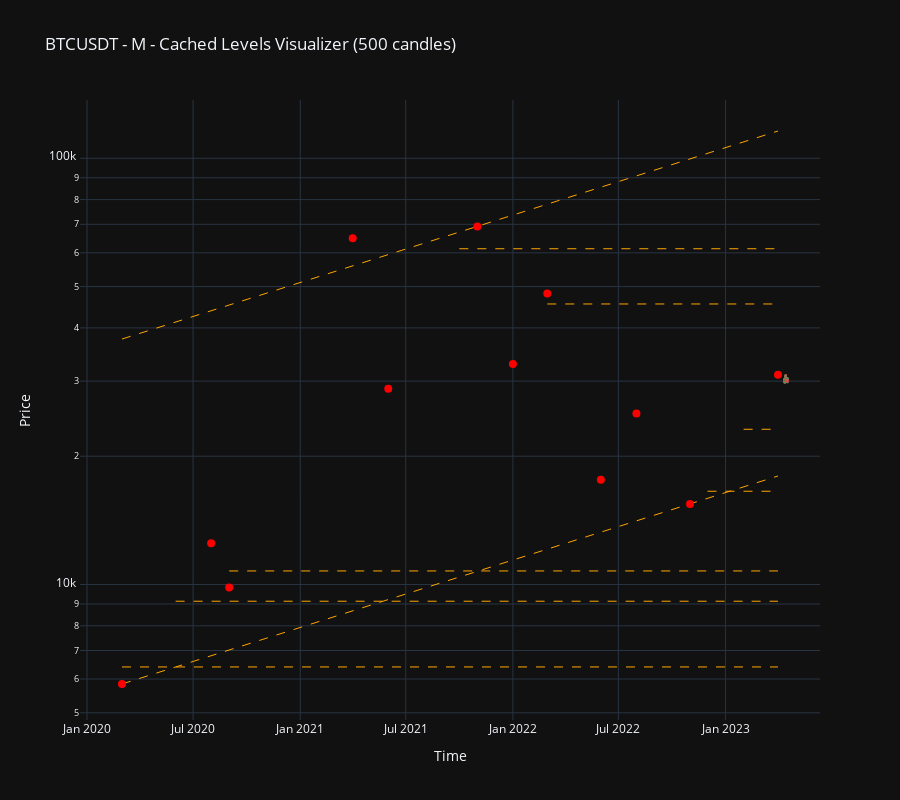
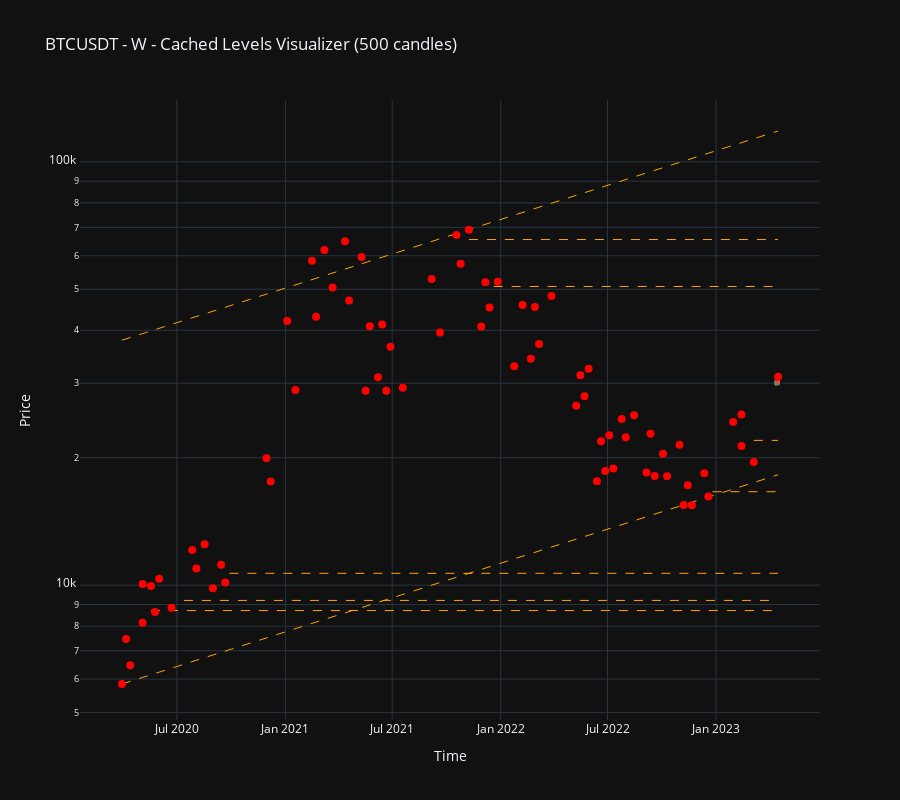
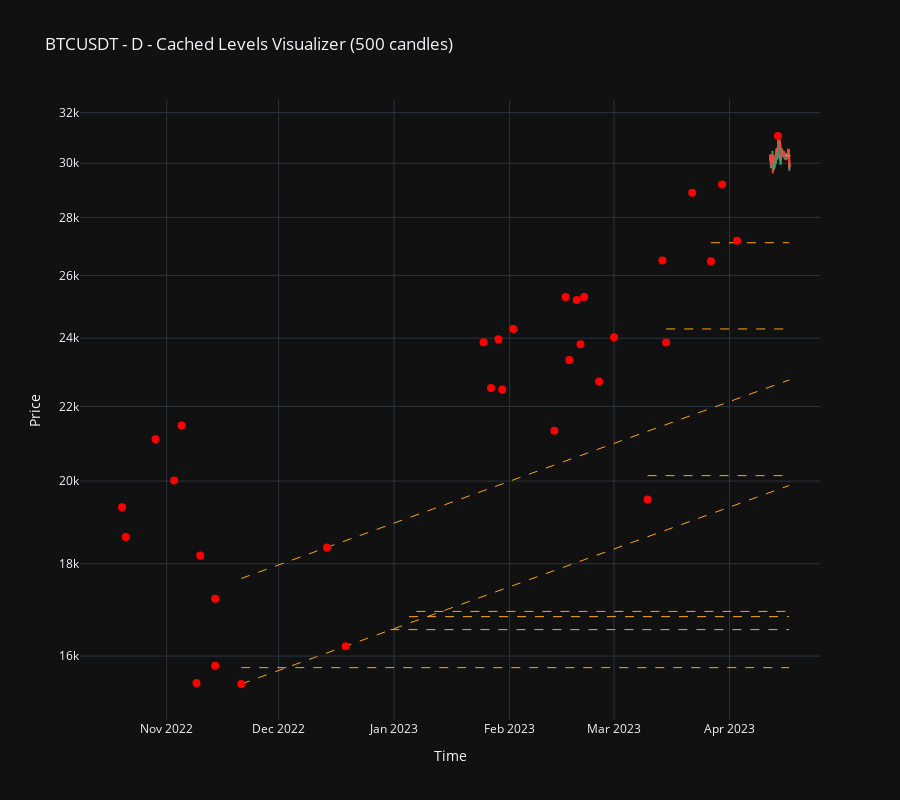
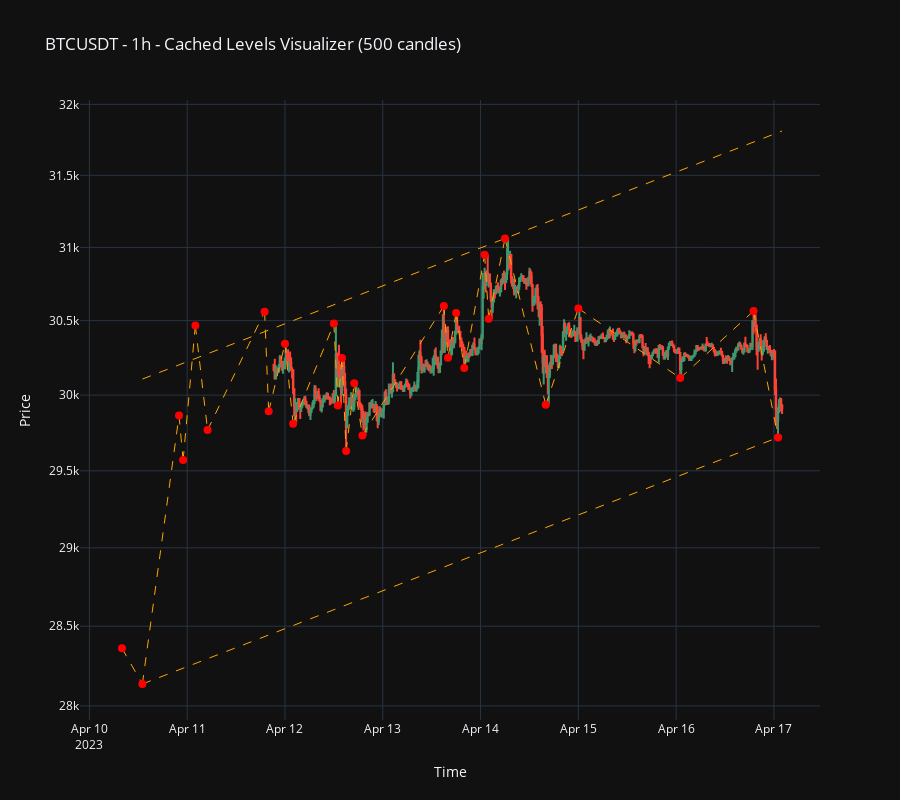

Here is the notebook cell these charts were saved with, in order:
### Code cell
# Visualize different segments of the cached data
print("🎯 Visualizing cached levels data...")

# Get the last 500 candles for visualization
segment_size = 500
last_segment = df.tail(segment_size)

print(f"📊 Visualizing last {len(last_segment)} candles:")
print(f"   Date range: {last_segment['datetime'].iloc[0]} to {last_segment['datetime'].iloc[-1]}")
print(f"   Price range: ${last_segment['low'].min():,.2f} - ${last_segment['high'].max():,.2f}")

# Check what timeframes are available in the last row
last_levels = json.loads(df['levels_json'].iloc[-1])
available_timeframes = list(last_levels.keys())
print(f"   Available timeframes: {available_timeframes}")

# Visualize each available timeframe
for tf in available_timeframes:
    print(f"\n🔍 Visualizing {tf} timeframe levels...")
    try:
        visualize_cached_data(last_segment, timeframe=tf, useLogScale=True)
    except Exception as e:
        print(f"❌ Error visualizing {tf}: {e}")
        import traceback
        traceback.print_exc()
